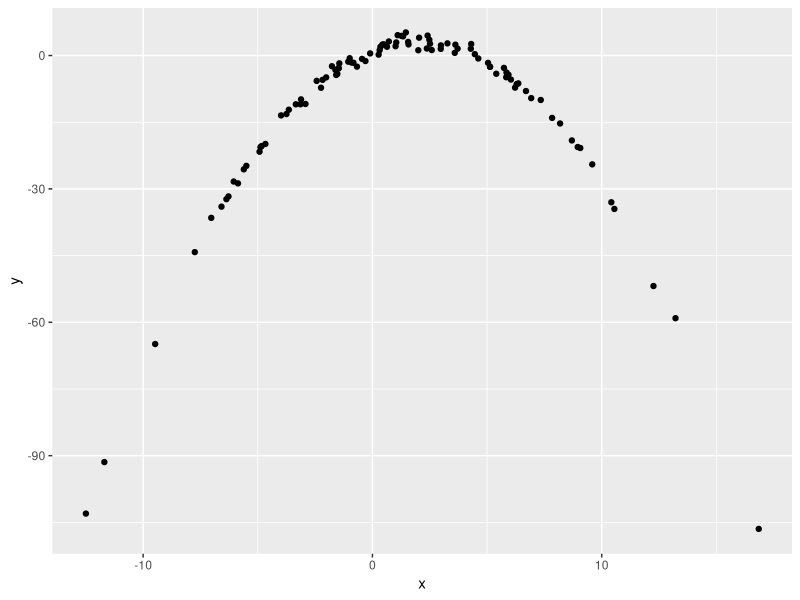

This figure's R source:
## ---- chunk 1
library(tidyverse)

df = tibble(
  x = rnorm(100, 2,5),
  y = 1 + 2 * x - .5 *x ^ 2 +rnorm(100)
)

df|>
  ggplot(aes(x = x, y = y)) +
  geom_point()
